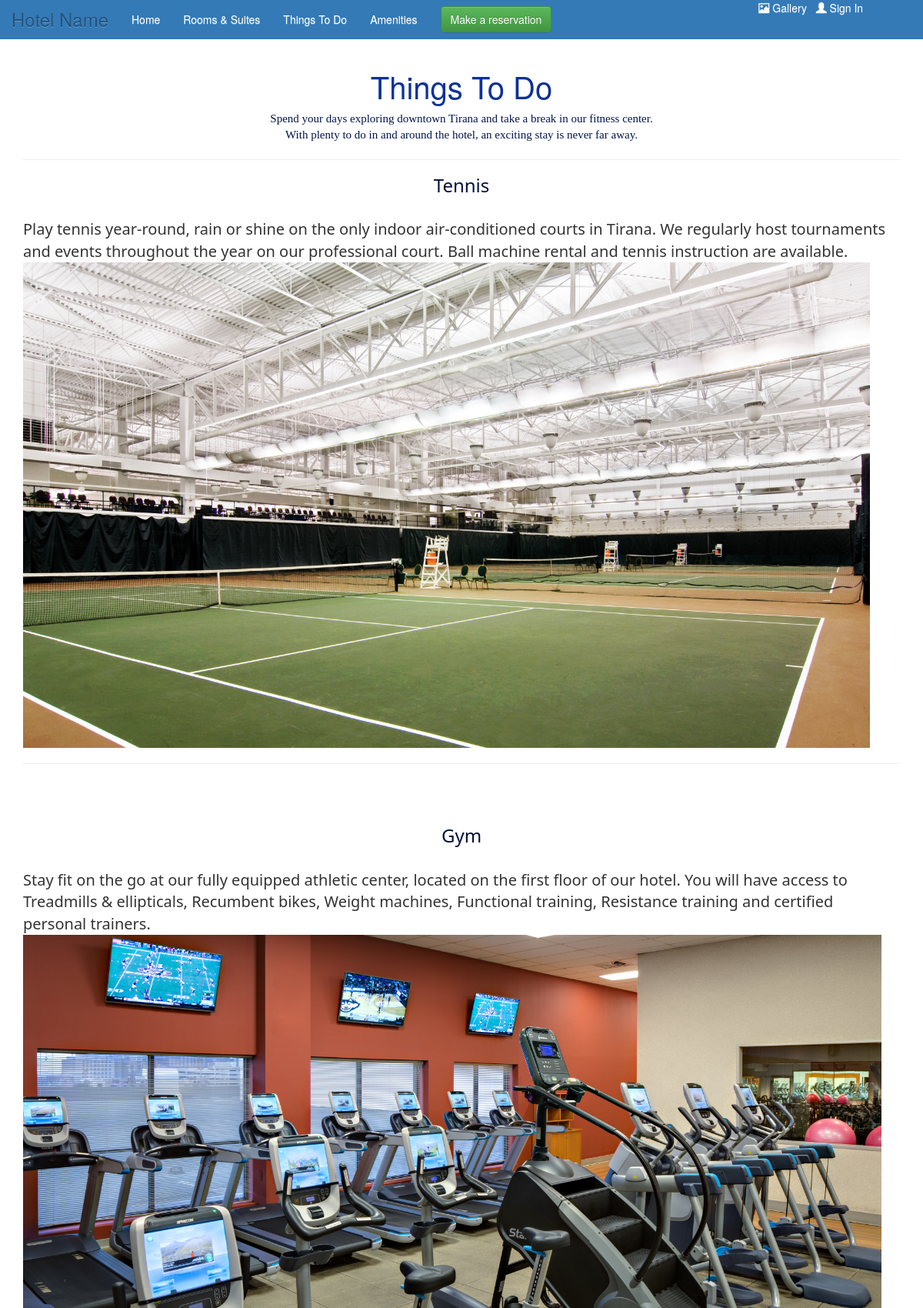
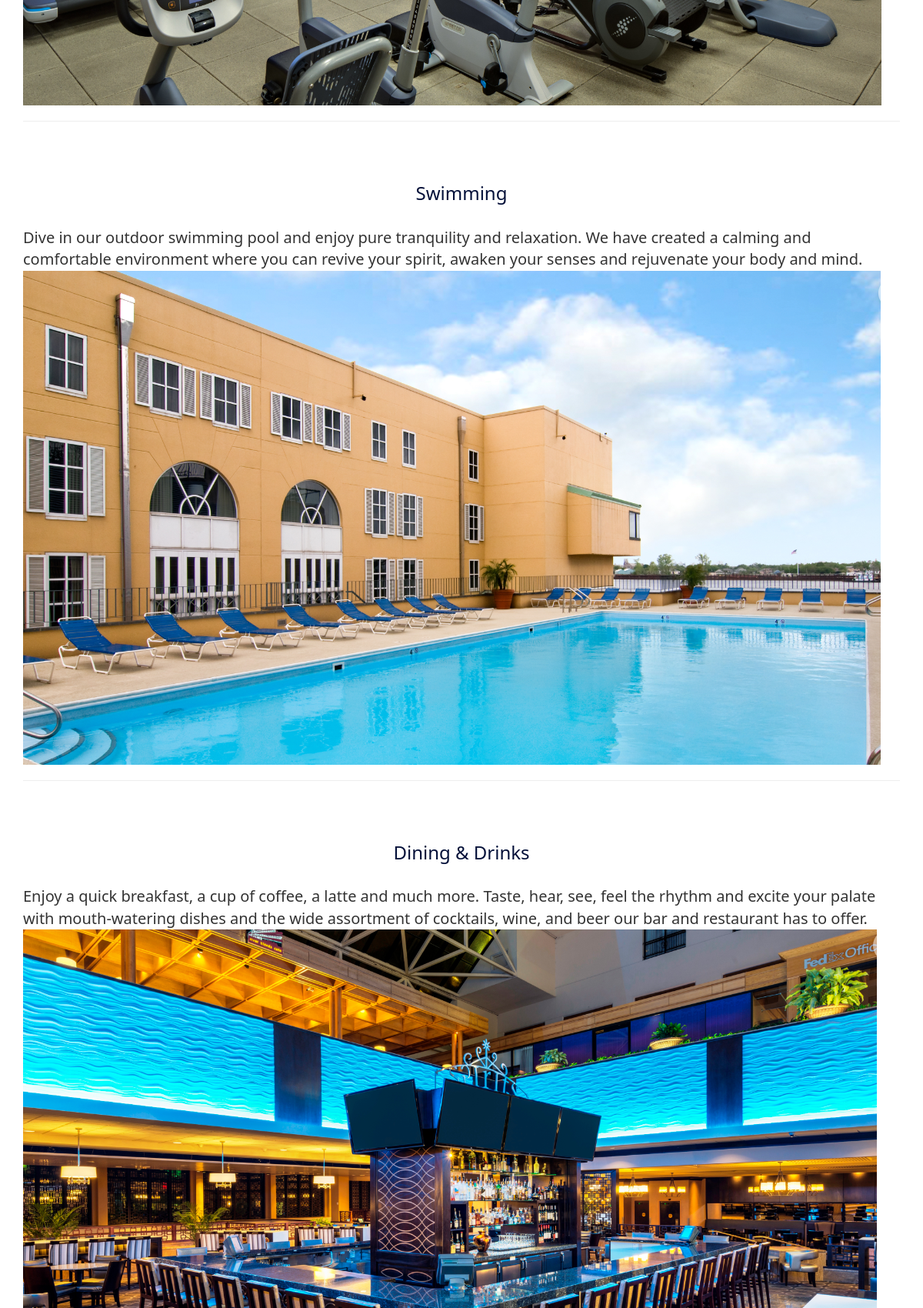
Screenshot of /things_to_do.php (upper part) with the database file from the repository (2 pictures, top to bottom).
### tables this page shows
CREATE TABLE `events` (
  `eventID` int(11) NOT NULL,
  `description` longtext NOT NULL,
  `Title` varchar(60) DEFAULT NULL,
  `image` text DEFAULT NULL
);

### things_to_do.php (the view, shortened to what this page needs)
<?php
require('includes/hotel_connect.php');
echo "
    <h1 id='amenities'>Things To Do</h1>
    <p id='amenities1'>Spend your days exploring downtown Tirana and take a break in our fitness center.<br>
    With plenty to do in and around the hotel, an exciting stay is never far away.</p>
    <hr>
    ";
    $q = "SELECT * FROM events";
    $r = mysqli_query($dbc, $q);
    while($row = mysqli_fetch_assoc($r)){
        echo "<div class='events'>
            <h3 class='activity text-center'>{$row['Title']}</h3><br>
            <p class='activity-desc'>{$row['description']}<br>
            <img src='".$row['image']."'>
            </p><hr><br><br>
        </div>";
    }
?>

### hotelStyle1.css (style rules this page uses)
* { margin: 0; padding: 0; }
body, html { height: 100%; }
body { padding-top: 70px; position: relative }
.navbar-brand { color: #fff; font-size: x-large; }
li a { text-decoration: none; color: #fff; }
ul { list-style-type: none; }
ul.right-list { white-space: pre; }
#amenities { color:#0e3198; text-align:center; font-size: 40px; }
#amenities1 { color:#03154b; text-align: center; font-size: 15px; font-family: 'Century Gothic'; }
.activity { color:#031039; font-family: 'Segoe UI'; }
.activity-desc { font-family: 'Segoe UI'; font-size: 20px; }

### rows the page displays
events: Title "Tennis", description "Play tennis year-round, rain or shine on the only indoor air-conditioned courts in Tirana. We regularly host tournaments and events throughout the year on our professional court. Ball machine rental and tennis instruction are available.", image (picture)
events: Title "Gym", description "Stay fit on the go at our fully equipped athletic center, located on the first floor of our hotel. You will have access to Treadmills & ellipticals, Recumbent bikes, Weight machines, Functional training, Resistance training and certified personal trainers.", image (picture)
events: Title "Swimming", description "Dive in our outdoor swimming pool and enjoy pure tranquility and relaxation. We have created a calming and comfortable environment where you can revive your spirit, awaken your senses and rejuvenate your body and mind.", image (picture)
events: Title "Dining & Drinks", description "Enjoy a quick breakfast, a cup of coffee, a latte and much more. Taste, hear, see, feel the rhythm and excite your palate with mouth-watering dishes and the wide assortment of cocktails, wine, and beer our bar and restaurant has to offer.", image (picture)
